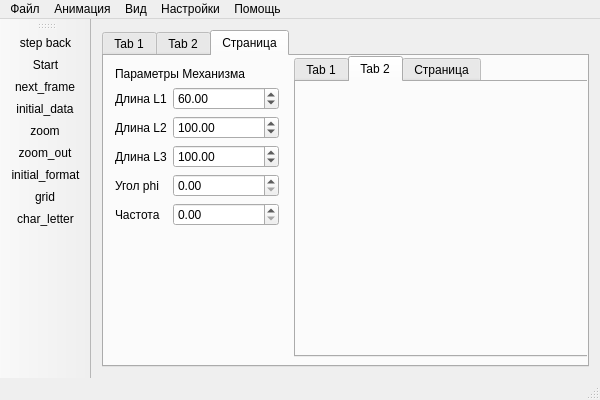
<?xml version="1.0" encoding="UTF-8"?>
<ui version="4.0">
 <class>MainWindow</class>
 <widget class="QMainWindow" name="MainWindow">
  <property name="geometry">
   <rect>
    <x>0</x>
    <y>0</y>
    <width>600</width>
    <height>400</height>
   </rect>
  </property>
  <property name="windowTitle">
   <string>MainWindow</string>
  </property>
  <widget class="QWidget" name="centralWidget">
   <layout class="QHBoxLayout" name="horizontalLayout">
    <item>
     <widget class="QTabWidget" name="tabWidget_3">
      <property name="currentIndex">
       <number>2</number>
      </property>
      <widget class="QWidget" name="tab_6">
       <attribute name="title">
        <string>Tab 1</string>
       </attribute>
       <layout class="QHBoxLayout" name="horizontalLayout_4">
        <item>
         <widget class="QWidget" name="widget_3" native="true">
          <property name="sizePolicy">
           <sizepolicy hsizetype="Fixed" vsizetype="Expanding">
            <horstretch>0</horstretch>
            <verstretch>0</verstretch>
           </sizepolicy>
          </property>
          <property name="minimumSize">
           <size>
            <width>100</width>
            <height>0</height>
           </size>
          </property>
          <property name="maximumSize">
           <size>
            <width>200</width>
            <height>16777215</height>
           </size>
          </property>
          <property name="baseSize">
           <size>
            <width>0</width>
            <height>0</height>
           </size>
          </property>
          <layout class="QVBoxLayout" name="verticalLayout_2">
           <item>
            <widget class="QLabel" name="label">
             <property name="text">
              <string>Параметры Механизма</string>
             </property>
            </widget>
           </item>
           <item>
            <layout class="QFormLayout" name="formLayout">
             <property name="fieldGrowthPolicy">
              <enum>QFormLayout::AllNonFixedFieldsGrow</enum>
             </property>
             <item row="1" column="0">
              <widget class="QLabel" name="label_2">
               <property name="text">
                <string>Длина L1</string>
               </property>
              </widget>
             </item>
             <item row="1" column="1">
              <widget class="QDoubleSpinBox" name="doubleSpinBox_L1">
               <property name="decimals">
                <number>2</number>
               </property>
               <property name="maximum">
                <double>100000.000000000000000</double>
               </property>
               <property name="value">
                <double>60.000000000000000</double>
               </property>
              </widget>
             </item>
             <item row="2" column="0">
              <widget class="QLabel" name="label_3">
               <property name="text">
                <string>Длина L2</string>
               </property>
              </widget>
             </item>
             <item row="2" column="1">
              <widget class="QDoubleSpinBox" name="doubleSpinBox_L2">
               <property name="maximum">
                <double>100000.000000000000000</double>
               </property>
               <property name="value">
                <double>100.000000000000000</double>
               </property>
              </widget>
             </item>
             <item row="3" column="0">
              <widget class="QLabel" name="label_4">
               <property name="text">
                <string>Длина L3</string>
               </property>
              </widget>
             </item>
             <item row="3" column="1">
              <widget class="QDoubleSpinBox" name="doubleSpinBox_L3">
               <property name="maximum">
                <double>100000.000000000000000</double>
               </property>
               <property name="value">
                <double>100.000000000000000</double>
               </property>
              </widget>
             </item>
             <item row="4" column="0">
              <widget class="QLabel" name="label_5">
               <property name="text">
                <string>Угол phi </string>
               </property>
              </widget>
             </item>
             <item row="4" column="1">
              <widget class="QDoubleSpinBox" name="doubleSpinBox_phi">
               <property name="maximum">
                <double>360.000000000000000</double>
               </property>
              </widget>
             </item>
             <item row="5" column="0">
              <widget class="QLabel" name="label_7">
               <property name="text">
                <string>Частота</string>
               </property>
              </widget>
             </item>
             <item row="5" column="1">
              <widget class="QDoubleSpinBox" name="frequencySpinBox">
               <property name="maximum">
                <double>100000.000000000000000</double>
               </property>
              </widget>
             </item>
             <item row="6" column="0">
              <spacer name="verticalSpacer">
               <property name="orientation">
                <enum>Qt::Vertical</enum>
               </property>
               <property name="sizeHint" stdset="0">
                <size>
                 <width>20</width>
                 <height>40</height>
                </size>
               </property>
              </spacer>
             </item>
            </layout>
           </item>
          </layout>
         </widget>
        </item>
        <item>
         <widget class="QTabWidget" name="tabWidget">
          <property name="currentIndex">
           <number>2</number>
          </property>
          <widget class="QWidget" name="tab">
           <attribute name="title">
            <string>Механизм</string>
           </attribute>
           <layout class="QHBoxLayout" name="horizontalLayout_2">
            <item>
             <widget class="DeviceView" name="deviceView" native="true"/>
            </item>
           </layout>
          </widget>
          <widget class="QWidget" name="tab_2">
           <attribute name="title">
            <string>График</string>
           </attribute>
           <layout class="QVBoxLayout" name="verticalLayout">
            <item>
             <widget class="QwtPlot" name="speedPlot"/>
            </item>
            <item>
             <widget class="QwtPlot" name="widget_2"/>
            </item>
           </layout>
          </widget>
          <widget class="QWidget" name="tab_8">
           <attribute name="title">
            <string>Страница</string>
           </attribute>
           <layout class="QGridLayout" name="gridLayout">
            <item row="0" column="0">
             <widget class="QWidget" name="widget" native="true"/>
            </item>
           </layout>
          </widget>
         </widget>
        </item>
       </layout>
      </widget>
      <widget class="QWidget" name="tab_7">
       <attribute name="title">
        <string>Tab 2</string>
       </attribute>
       <widget class="QWidget" name="widget_4" native="true">
        <property name="geometry">
         <rect>
          <x>0</x>
          <y>0</y>
          <width>186</width>
          <height>286</height>
         </rect>
        </property>
        <property name="sizePolicy">
         <sizepolicy hsizetype="Fixed" vsizetype="Expanding">
          <horstretch>0</horstretch>
          <verstretch>0</verstretch>
         </sizepolicy>
        </property>
        <property name="minimumSize">
         <size>
          <width>100</width>
          <height>0</height>
         </size>
        </property>
        <property name="maximumSize">
         <size>
          <width>200</width>
          <height>16777215</height>
         </size>
        </property>
        <property name="baseSize">
         <size>
          <width>0</width>
          <height>0</height>
         </size>
        </property>
        <layout class="QVBoxLayout" name="verticalLayout_3">
         <item>
          <widget class="QLabel" name="label_13">
           <property name="text">
            <string>Параметры Механизма</string>
           </property>
          </widget>
         </item>
         <item>
          <layout class="QFormLayout" name="formLayout_3">
           <property name="fieldGrowthPolicy">
            <enum>QFormLayout::AllNonFixedFieldsGrow</enum>
           </property>
           <item row="1" column="0">
            <widget class="QLabel" name="label_14">
             <property name="text">
              <string>Длина L1</string>
             </property>
            </widget>
           </item>
           <item row="1" column="1">
            <widget class="QDoubleSpinBox" name="doubleSpinBox_L1_3">
             <property name="decimals">
              <number>2</number>
             </property>
             <property name="maximum">
              <double>100000.000000000000000</double>
             </property>
             <property name="value">
              <double>60.000000000000000</double>
             </property>
            </widget>
           </item>
           <item row="2" column="0">
            <widget class="QLabel" name="label_15">
             <property name="text">
              <string>Длина L2</string>
             </property>
            </widget>
           </item>
           <item row="2" column="1">
            <widget class="QDoubleSpinBox" name="doubleSpinBox_L2_3">
             <property name="maximum">
              <double>100000.000000000000000</double>
             </property>
             <property name="value">
              <double>100.000000000000000</double>
             </property>
            </widget>
           </item>
           <item row="3" column="0">
            <widget class="QLabel" name="label_16">
             <property name="text">
              <string>Длина L3</string>
             </property>
            </widget>
           </item>
           <item row="3" column="1">
            <widget class="QDoubleSpinBox" name="doubleSpinBox_L3_3">
             <property name="maximum">
              <double>100000.000000000000000</double>
             </property>
             <property name="value">
              <double>100.000000000000000</double>
             </property>
            </widget>
           </item>
           <item row="4" column="0">
            <widget class="QLabel" name="label_17">
             <property name="text">
              <string>Угол phi </string>
             </property>
            </widget>
           </item>
           <item row="4" column="1">
            <widget class="QDoubleSpinBox" name="doubleSpinBox_phi_3">
             <property name="maximum">
              <double>360.000000000000000</double>
             </property>
            </widget>
           </item>
           <item row="5" column="0">
            <widget class="QLabel" name="label_18">
             <property name="text">
              <string>Частота</string>
             </property>
            </widget>
           </item>
           <item row="5" column="1">
            <widget class="QDoubleSpinBox" name="frequencySpinBox_3">
             <property name="maximum">
              <double>100000.000000000000000</double>
             </property>
            </widget>
           </item>
           <item row="6" column="0">
            <spacer name="verticalSpacer_3">
             <property name="orientation">
              <enum>Qt::Vertical</enum>
             </property>
             <property name="sizeHint" stdset="0">
              <size>
               <width>20</width>
               <height>40</height>
              </size>
             </property>
            </spacer>
           </item>
          </layout>
         </item>
        </layout>
       </widget>
       <widget class="QTabWidget" name="tabWidget_2">
        <property name="geometry">
         <rect>
          <x>190</x>
          <y>0</y>
          <width>341</width>
          <height>301</height>
         </rect>
        </property>
        <property name="currentIndex">
         <number>1</number>
        </property>
        <widget class="QWidget" name="tab_3">
         <attribute name="title">
          <string>Механизм</string>
         </attribute>
         <layout class="QHBoxLayout" name="horizontalLayout_3"/>
        </widget>
        <widget class="QWidget" name="tab_9">
         <attribute name="title">
          <string>Страница</string>
         </attribute>
         <widget class="QWidget" name="widget_5" native="true">
          <property name="geometry">
           <rect>
            <x>0</x>
            <y>0</y>
            <width>331</width>
            <height>261</height>
           </rect>
          </property>
         </widget>
        </widget>
        <widget class="QWidget" name="tab_4">
         <attribute name="title">
          <string>График</string>
         </attribute>
         <layout class="QVBoxLayout" name="verticalLayout_4">
          <item>
           <widget class="QwtPlot" name="speedPlot_2"/>
          </item>
          <item>
           <widget class="QwtPlot" name="widget_6"/>
          </item>
         </layout>
        </widget>
       </widget>
      </widget>
      <widget class="QWidget" name="tab_5">
       <attribute name="title">
        <string>Страница</string>
       </attribute>
       <widget class="QWidget" name="widget_7" native="true">
        <property name="geometry">
         <rect>
          <x>0</x>
          <y>0</y>
          <width>186</width>
          <height>286</height>
         </rect>
        </property>
        <property name="sizePolicy">
         <sizepolicy hsizetype="Fixed" vsizetype="Expanding">
          <horstretch>0</horstretch>
          <verstretch>0</verstretch>
         </sizepolicy>
        </property>
        <property name="minimumSize">
         <size>
          <width>100</width>
          <height>0</height>
         </size>
        </property>
        <property name="maximumSize">
         <size>
          <width>200</width>
          <height>16777215</height>
         </size>
        </property>
        <property name="baseSize">
         <size>
          <width>0</width>
          <height>0</height>
         </size>
        </property>
        <layout class="QVBoxLayout" name="verticalLayout_5">
         <item>
          <widget class="QLabel" name="label_19">
           <property name="text">
            <string>Параметры Механизма</string>
           </property>
          </widget>
         </item>
         <item>
          <layout class="QFormLayout" name="formLayout_4">
           <property name="fieldGrowthPolicy">
            <enum>QFormLayout::AllNonFixedFieldsGrow</enum>
           </property>
           <item row="1" column="0">
            <widget class="QLabel" name="label_20">
             <property name="text">
              <string>Длина L1</string>
             </property>
            </widget>
           </item>
           <item row="1" column="1">
            <widget class="QDoubleSpinBox" name="doubleSpinBox_L1_4">
             <property name="decimals">
              <number>2</number>
             </property>
             <property name="maximum">
              <double>100000.000000000000000</double>
             </property>
             <property name="value">
              <double>60.000000000000000</double>
             </property>
            </widget>
           </item>
           <item row="2" column="0">
            <widget class="QLabel" name="label_21">
             <property name="text">
              <string>Длина L2</string>
             </property>
            </widget>
           </item>
           <item row="2" column="1">
            <widget class="QDoubleSpinBox" name="doubleSpinBox_L2_4">
             <property name="maximum">
              <double>100000.000000000000000</double>
             </property>
             <property name="value">
              <double>100.000000000000000</double>
             </property>
            </widget>
           </item>
           <item row="3" column="0">
            <widget class="QLabel" name="label_22">
             <property name="text">
              <string>Длина L3</string>
             </property>
            </widget>
           </item>
           <item row="3" column="1">
            <widget class="QDoubleSpinBox" name="doubleSpinBox_L3_4">
             <property name="maximum">
              <double>100000.000000000000000</double>
             </property>
             <property name="value">
              <double>100.000000000000000</double>
             </property>
            </widget>
           </item>
           <item row="4" column="0">
            <widget class="QLabel" name="label_23">
             <property name="text">
              <string>Угол phi </string>
             </property>
            </widget>
           </item>
           <item row="4" column="1">
            <widget class="QDoubleSpinBox" name="doubleSpinBox_phi_4">
             <property name="maximum">
              <double>360.000000000000000</double>
             </property>
            </widget>
           </item>
           <item row="5" column="0">
            <widget class="QLabel" name="label_24">
             <property name="text">
              <string>Частота</string>
             </property>
            </widget>
           </item>
           <item row="5" column="1">
            <widget class="QDoubleSpinBox" name="frequencySpinBox_4">
             <property name="maximum">
              <double>100000.000000000000000</double>
             </property>
            </widget>
           </item>
           <item row="6" column="0">
            <spacer name="verticalSpacer_4">
             <property name="orientation">
              <enum>Qt::Vertical</enum>
             </property>
             <property name="sizeHint" stdset="0">
              <size>
               <width>20</width>
               <height>40</height>
              </size>
             </property>
            </spacer>
           </item>
          </layout>
         </item>
        </layout>
       </widget>
       <widget class="QTabWidget" name="tabWidget_4">
        <property name="geometry">
         <rect>
          <x>190</x>
          <y>0</y>
          <width>351</width>
          <height>301</height>
         </rect>
        </property>
        <property name="currentIndex">
         <number>1</number>
        </property>
        <widget class="QWidget" name="tab_10">
         <attribute name="title">
          <string>Tab 1</string>
         </attribute>
         <widget class="QWidget" name="widget_8" native="true">
          <property name="geometry">
           <rect>
            <x>10</x>
            <y>10</y>
            <width>331</width>
            <height>251</height>
           </rect>
          </property>
         </widget>
        </widget>
        <widget class="QWidget" name="tab_11">
         <attribute name="title">
          <string>Tab 2</string>
         </attribute>
         <widget class="QwtPlot" name="qwtPlot">
          <property name="geometry">
           <rect>
            <x>0</x>
            <y>0</y>
            <width>341</width>
            <height>121</height>
           </rect>
          </property>
         </widget>
         <widget class="QwtPlot" name="qwtPlot_2">
          <property name="geometry">
           <rect>
            <x>0</x>
            <y>120</y>
            <width>341</width>
            <height>141</height>
           </rect>
          </property>
         </widget>
        </widget>
        <widget class="QWidget" name="tab_12">
         <attribute name="title">
          <string>Страница</string>
         </attribute>
         <widget class="QWidget" name="widget_9" native="true">
          <property name="geometry">
           <rect>
            <x>0</x>
            <y>0</y>
            <width>341</width>
            <height>261</height>
           </rect>
          </property>
          <property name="maximumSize">
           <size>
            <width>341</width>
            <height>261</height>
           </size>
          </property>
         </widget>
        </widget>
       </widget>
      </widget>
     </widget>
    </item>
   </layout>
  </widget>
  <widget class="QMenuBar" name="menuBar">
   <property name="geometry">
    <rect>
     <x>0</x>
     <y>0</y>
     <width>600</width>
     <height>23</height>
    </rect>
   </property>
   <widget class="QMenu" name="menu">
    <property name="title">
     <string>Файл</string>
    </property>
    <addaction name="action_2"/>
    <addaction name="action"/>
    <addaction name="separator"/>
    <addaction name="action_4"/>
   </widget>
   <widget class="QMenu" name="menu_2">
    <property name="title">
     <string>Настройки</string>
    </property>
    <widget class="QMenu" name="menu_8">
     <property name="title">
      <string>Настройки программы</string>
     </property>
     <addaction name="colorsAction"/>
    </widget>
    <addaction name="menu_8"/>
    <addaction name="action_6"/>
   </widget>
   <widget class="QMenu" name="menu_3">
    <property name="title">
     <string>Помощь</string>
    </property>
    <addaction name="action_7"/>
    <addaction name="action_8"/>
   </widget>
   <widget class="QMenu" name="menu_4">
    <property name="title">
     <string>Анимация</string>
    </property>
    <addaction name="action_14"/>
    <addaction name="action_9"/>
    <addaction name="action_11"/>
    <addaction name="action_10"/>
    <addaction name="action_12"/>
    <addaction name="action_13"/>
   </widget>
   <widget class="QMenu" name="menu_5">
    <property name="title">
     <string>Вид</string>
    </property>
    <widget class="QMenu" name="menu_6">
     <property name="title">
      <string>Масштаб</string>
     </property>
     <addaction name="action_20"/>
     <addaction name="action_21"/>
     <addaction name="action_22"/>
    </widget>
    <widget class="QMenu" name="menu_7">
     <property name="title">
      <string>Панель инструментов</string>
     </property>
     <addaction name="action_23"/>
     <addaction name="action_24"/>
     <addaction name="action_25"/>
    </widget>
    <addaction name="menu_7"/>
    <addaction name="menu_6"/>
    <addaction name="action_16"/>
    <addaction name="action_17"/>
    <addaction name="action_18"/>
    <addaction name="action_19"/>
   </widget>
   <addaction name="menu"/>
   <addaction name="menu_4"/>
   <addaction name="menu_5"/>
   <addaction name="menu_2"/>
   <addaction name="menu_3"/>
  </widget>
  <widget class="QToolBar" name="mainToolBar">
   <attribute name="toolBarArea">
    <enum>LeftToolBarArea</enum>
   </attribute>
   <attribute name="toolBarBreak">
    <bool>false</bool>
   </attribute>
   <addaction name="actionStep_back"/>
   <addaction name="actionStart"/>
   <addaction name="actionNext_frame"/>
   <addaction name="actionInitial_data"/>
   <addaction name="actionZoom"/>
   <addaction name="actionZoom_out"/>
   <addaction name="actionInitial_format"/>
   <addaction name="actionGrid"/>
   <addaction name="actionChar_letter"/>
  </widget>
  <widget class="QStatusBar" name="statusBar"/>
  <action name="action">
   <property name="text">
    <string>Сохранить механизм</string>
   </property>
  </action>
  <action name="action_2">
   <property name="text">
    <string>Загрузить параметры</string>
   </property>
  </action>
  <action name="action_4">
   <property name="text">
    <string>Выход</string>
   </property>
  </action>
  <action name="action_6">
   <property name="text">
    <string>Первоначальные настройки</string>
   </property>
  </action>
  <action name="action_7">
   <property name="icon">
    <iconset>
     <normaloff>:/icons/icons/book-question.png</normaloff>:/icons/icons/book-question.png</iconset>
   </property>
   <property name="text">
    <string>О программе</string>
   </property>
  </action>
  <action name="action_8">
   <property name="text">
    <string>Справка</string>
   </property>
  </action>
  <action name="actionStart">
   <property name="checkable">
    <bool>true</bool>
   </property>
   <property name="icon">
    <iconset>
     <normaloff>:/icons/icons/control.png</normaloff>
     <normalon>:/icons/icons/control-pause.png</normalon>:/icons/icons/control.png</iconset>
   </property>
   <property name="text">
    <string>Start</string>
   </property>
  </action>
  <action name="actionPause">
   <property name="icon">
    <iconset>
     <normaloff>:/icons/icons/control-pause.png</normaloff>:/icons/icons/control-pause.png</iconset>
   </property>
   <property name="text">
    <string>Pause</string>
   </property>
  </action>
  <action name="actionStep_back">
   <property name="icon">
    <iconset>
     <normaloff>:/icons/icons/control-double-180.png</normaloff>:/icons/icons/control-double-180.png</iconset>
   </property>
   <property name="text">
    <string>step back</string>
   </property>
   <property name="toolTip">
    <string>Step back</string>
   </property>
  </action>
  <action name="action_9">
   <property name="text">
    <string>Старт</string>
   </property>
  </action>
  <action name="action_10">
   <property name="text">
    <string>Крутить механизм в другую сторону</string>
   </property>
  </action>
  <action name="action_11">
   <property name="text">
    <string>Следующий кадр</string>
   </property>
  </action>
  <action name="action_12">
   <property name="text">
    <string>Сброс</string>
   </property>
  </action>
  <action name="action_13">
   <property name="text">
    <string>Стоп</string>
   </property>
  </action>
  <action name="action_16">
   <property name="text">
    <string>Показать сетку</string>
   </property>
  </action>
  <action name="action_17">
   <property name="text">
    <string>Показать обозначения</string>
   </property>
  </action>
  <action name="action_18">
   <property name="text">
    <string>Показать траекторию</string>
   </property>
  </action>
  <action name="action_19">
   <property name="text">
    <string>Показать параметры точек</string>
   </property>
  </action>
  <action name="action_20">
   <property name="text">
    <string>Увеличить</string>
   </property>
  </action>
  <action name="action_21">
   <property name="text">
    <string>Уменьшить</string>
   </property>
  </action>
  <action name="action_22">
   <property name="text">
    <string>Исходный формат</string>
   </property>
  </action>
  <action name="action_23">
   <property name="text">
    <string>Маштаб</string>
   </property>
  </action>
  <action name="action_24">
   <property name="text">
    <string>Анимация</string>
   </property>
  </action>
  <action name="action_25">
   <property name="text">
    <string>Отображения</string>
   </property>
  </action>
  <action name="action_26">
   <property name="text">
    <string>Уменьшить</string>
   </property>
  </action>
  <action name="action_27">
   <property name="text">
    <string>Уменьшить</string>
   </property>
  </action>
  <action name="action_28">
   <property name="text">
    <string>Уменьшить</string>
   </property>
  </action>
  <action name="actionNext_frame">
   <property name="icon">
    <iconset>
     <normaloff>:/icons/icons/control-double.png</normaloff>:/icons/icons/control-double.png</iconset>
   </property>
   <property name="text">
    <string>next_frame</string>
   </property>
  </action>
  <action name="actionExit">
   <property name="icon">
    <iconset>
     <normaloff>:/icons/icons/exit.png</normaloff>:/icons/icons/exit.png</iconset>
   </property>
   <property name="text">
    <string>exit</string>
   </property>
   <property name="shortcut">
    <string>Ctrl+X</string>
   </property>
  </action>
  <action name="actionZoom">
   <property name="icon">
    <iconset>
     <normaloff>:/icons/icons/magnifier-zoom-in.png</normaloff>:/icons/icons/magnifier-zoom-in.png</iconset>
   </property>
   <property name="text">
    <string>zoom</string>
   </property>
  </action>
  <action name="actionZoom_out">
   <property name="icon">
    <iconset>
     <normaloff>:/icons/icons/magnifier-zoom-out.png</normaloff>:/icons/icons/magnifier-zoom-out.png</iconset>
   </property>
   <property name="text">
    <string>zoom_out</string>
   </property>
  </action>
  <action name="actionGrid">
   <property name="icon">
    <iconset>
     <normaloff>:/icons/icons/grid.png</normaloff>:/icons/icons/grid.png</iconset>
   </property>
   <property name="text">
    <string>grid</string>
   </property>
  </action>
  <action name="actionChar_letter">
   <property name="icon">
    <iconset>
     <normaloff>:/icons/icons/edit-outline.png</normaloff>:/icons/icons/edit-outline.png</iconset>
   </property>
   <property name="text">
    <string>char_letter</string>
   </property>
  </action>
  <action name="actionSave">
   <property name="icon">
    <iconset>
     <normaloff>:/icons/icons/disk-save.png</normaloff>:/icons/icons/disk-save.png</iconset>
   </property>
   <property name="text">
    <string>save</string>
   </property>
  </action>
  <action name="actionInitial_data">
   <property name="icon">
    <iconset>
     <normaloff>:/icons/icons/arrow-180.png</normaloff>:/icons/icons/arrow-180.png</iconset>
   </property>
   <property name="text">
    <string>initial_data</string>
   </property>
  </action>
  <action name="actionInitial_format">
   <property name="icon">
    <iconset>
     <normaloff>:/icons/icons/arrow-out.png</normaloff>:/icons/icons/arrow-out.png</iconset>
   </property>
   <property name="text">
    <string>initial_format</string>
   </property>
  </action>
  <action name="action_14">
   <property name="text">
    <string>Предыдущий кадр</string>
   </property>
  </action>
  <action name="colorsAction">
   <property name="text">
    <string>Цвета</string>
   </property>
  </action>
 </widget>
 <layoutdefault spacing="6" margin="11"/>
 <customwidgets>
  <customwidget>
   <class>QwtPlot</class>
   <extends>QFrame</extends>
   <header>qwt_plot.h</header>
   <container>1</container>
  </customwidget>
  <customwidget>
   <class>DeviceView</class>
   <extends>QWidget</extends>
   <header>deviceview.h</header>
   <container>1</container>
   <slots>
    <slot>setL1(double)</slot>
    <slot>setL2(double)</slot>
    <slot>setL3(double)</slot>
    <slot>setPhi(double)</slot>
    <slot>setFrequency(double)</slot>
   </slots>
  </customwidget>
 </customwidgets>
 <resources/>
 <connections>
  <connection>
   <sender>doubleSpinBox_L1</sender>
   <signal>valueChanged(QString)</signal>
   <receiver>MainWindow</receiver>
   <slot>redrawPlots()</slot>
   <hints>
    <hint type="sourcelabel">
     <x>152</x>
     <y>119</y>
    </hint>
    <hint type="destinationlabel">
     <x>41</x>
     <y>114</y>
    </hint>
   </hints>
  </connection>
  <connection>
   <sender>doubleSpinBox_L2</sender>
   <signal>valueChanged(QString)</signal>
   <receiver>MainWindow</receiver>
   <slot>redrawPlots()</slot>
   <hints>
    <hint type="sourcelabel">
     <x>158</x>
     <y>163</y>
    </hint>
    <hint type="destinationlabel">
     <x>42</x>
     <y>157</y>
    </hint>
   </hints>
  </connection>
  <connection>
   <sender>doubleSpinBox_L3</sender>
   <signal>valueChanged(QString)</signal>
   <receiver>MainWindow</receiver>
   <slot>redrawPlots()</slot>
   <hints>
    <hint type="sourcelabel">
     <x>152</x>
     <y>194</y>
    </hint>
    <hint type="destinationlabel">
     <x>44</x>
     <y>195</y>
    </hint>
   </hints>
  </connection>
  <connection>
   <sender>doubleSpinBox_phi</sender>
   <signal>valueChanged(QString)</signal>
   <receiver>MainWindow</receiver>
   <slot>redrawPlots()</slot>
   <hints>
    <hint type="sourcelabel">
     <x>141</x>
     <y>232</y>
    </hint>
    <hint type="destinationlabel">
     <x>41</x>
     <y>232</y>
    </hint>
   </hints>
  </connection>
  <connection>
   <sender>frequencySpinBox</sender>
   <signal>valueChanged(QString)</signal>
   <receiver>MainWindow</receiver>
   <slot>redrawPlots()</slot>
   <hints>
    <hint type="sourcelabel">
     <x>164</x>
     <y>256</y>
    </hint>
    <hint type="destinationlabel">
     <x>44</x>
     <y>267</y>
    </hint>
   </hints>
  </connection>
  <connection>
   <sender>doubleSpinBox_L1</sender>
   <signal>valueChanged(double)</signal>
   <receiver>deviceView</receiver>
   <slot>setL1(double)</slot>
   <hints>
    <hint type="sourcelabel">
     <x>235</x>
     <y>137</y>
    </hint>
    <hint type="destinationlabel">
     <x>434</x>
     <y>272</y>
    </hint>
   </hints>
  </connection>
  <connection>
   <sender>doubleSpinBox_L2</sender>
   <signal>valueChanged(double)</signal>
   <receiver>deviceView</receiver>
   <slot>setL2(double)</slot>
   <hints>
    <hint type="sourcelabel">
     <x>235</x>
     <y>170</y>
    </hint>
    <hint type="destinationlabel">
     <x>288</x>
     <y>118</y>
    </hint>
   </hints>
  </connection>
  <connection>
   <sender>doubleSpinBox_L3</sender>
   <signal>valueChanged(double)</signal>
   <receiver>deviceView</receiver>
   <slot>setL3(double)</slot>
   <hints>
    <hint type="sourcelabel">
     <x>235</x>
     <y>203</y>
    </hint>
    <hint type="destinationlabel">
     <x>290</x>
     <y>153</y>
    </hint>
   </hints>
  </connection>
  <connection>
   <sender>frequencySpinBox</sender>
   <signal>valueChanged(double)</signal>
   <receiver>deviceView</receiver>
   <slot>setFrequency(double)</slot>
   <hints>
    <hint type="sourcelabel">
     <x>235</x>
     <y>269</y>
    </hint>
    <hint type="destinationlabel">
     <x>280</x>
     <y>214</y>
    </hint>
   </hints>
  </connection>
  <connection>
   <sender>doubleSpinBox_phi</sender>
   <signal>valueChanged(double)</signal>
   <receiver>deviceView</receiver>
   <slot>setPhi(double)</slot>
   <hints>
    <hint type="sourcelabel">
     <x>235</x>
     <y>236</y>
    </hint>
    <hint type="destinationlabel">
     <x>426</x>
     <y>346</y>
    </hint>
   </hints>
  </connection>
 </connections>
 <slots>
  <slot>redrawPlots()</slot>
 </slots>
</ui>
